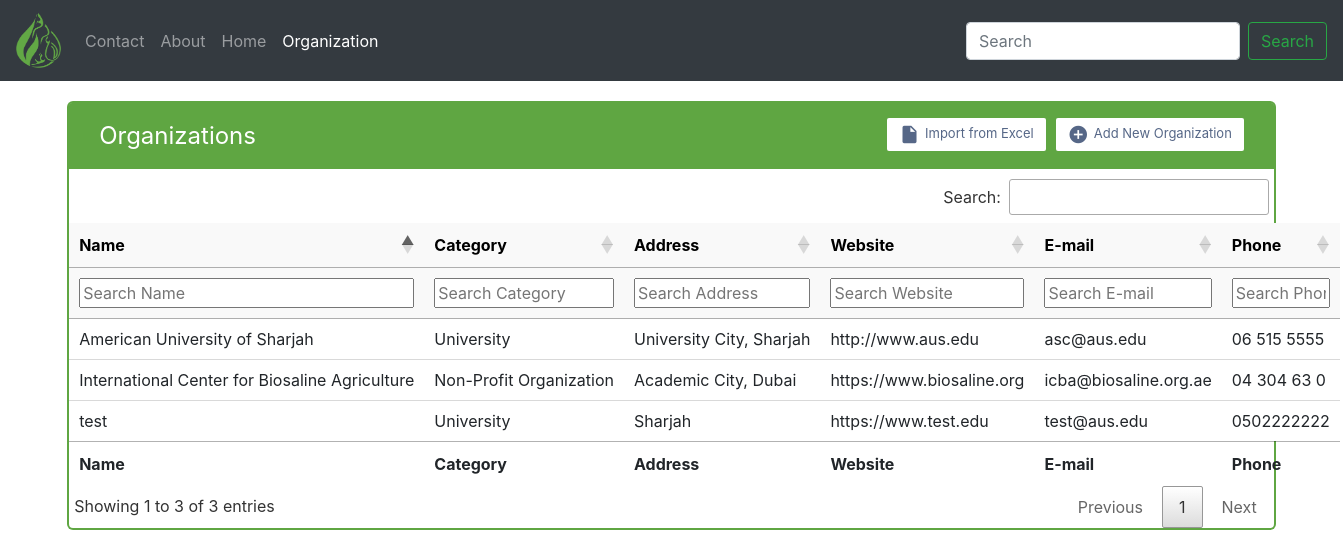
The app's page /organization/ with its own data.
### contacts/models.py (models this page shows, shortened)
class Menu(models.Model):
    title = models.CharField(max_length=40)
    link = models.CharField(max_length=1041)
    alt = models.CharField(max_length=100)

class Organization(models.Model):
    Name = models.CharField(max_length=100, null=False)
    Category = models.CharField(max_length=200, null=False)
    Address = models.CharField(max_length=100)
    Website = models.URLField()
    Email = models.EmailField()
    Phone = models.CharField(max_length=15)

### contacts/views.py (the view)
# urls.py: path('organization/', views.organization),
def organization(request):
    all_organization_list = all_organizations(request)
    import_csv = excel_import_organizations(request)
    context = {'organizations': all_organization_list, 'import': import_csv}
    return render(request, 'organization.html', context)

### contacts/context_processors.py (called while the page is built)
def navigation_bar(request):
    menu = Menu.objects.all()
    return {
        'menu_items': menu
    }

### contacts/views.py (called while the page is built, shortened)
def all_organizations(request):
    organizations = Organization.objects.all()
    return organizations

def excel_import_organizations(request):
    template = "organization.html"
    data = Organization.objects.all()
    prompt = {
        'order': 'Order of the CSV should be Name, Category, Address, Website, Email, Phone',
        'profiles': data
    }
    if request.method == "GET":
        return render(request, template, prompt)

### contacts/templates/organization.html (shortened to what this page needs)
{% extends 'base.html' %}
{% block stylings %}
    {% load static %}
  <link rel="stylesheet" href="{% static 'contacts/jquery.dataTables.min.css' %}" type="text/css">
{% endblock stylings %}
{% block content%}
  <div class="table-wrapper">
      <div class="table-title">
                <div class="row">
                    <div class="col-sm-5">
                        <span style="font-size:24px">Organizations</span>
					</div>
					<div class="col-sm-7" style="top: 0px;">
                        <a href="new_org/" class="btn btn-primary"><i class="material-icons">&#xE147;</i> <span>Add New Organization</span></a>
						<a class="btn btn-primary" data-toggle="modal" data-target="#myModal"><i class="material-icons">&#xE24D;</i> <span>Import from Excel</span></a>
                    </div>
                </div>
            </div>
    <table id="example" class="hover row-border nowrap" style="width:100%">
            <thead>
                <tr style="background-color: #f9f9f9; color: black">
                     <th>Name</th>
                    <th>Category</th>
                    <th>Address</th>
                    <th>Website</th>
                    <th>E-mail</th>
                    <th>Phone</th>
                </tr>
            </thead>
            <tbody>
        {% for organization in organizations%}
                <tr>
                    <td>{{organization.Name}}</td>
                    <td>{{organization.Category}}</td>
                    <td>{{organization.Address}}</td>
                    <td>{{organization.Website}}</td>
                    <td>{{organization.Email}}</td>
                    <td>{{organization.Phone}}</td>
                </tr>
        {%endfor%}
            </tbody>
            <tfoot>
                <tr>
                    <th>Name</th>
                    <th>Category</th>
                    <th>Address</th>
                    <th>Website</th>
                    <th>E-mail</th>
                    <th>Phone</th>
                </tr>
            </tfoot>
        </table>
    </div>
{% endblock content%}

### templates/nav.html (shortened to what this page needs)
{% load static %}
<nav class="navbar navbar-expand-lg navbar-dark bg-dark">
  <a class="navbar-brand" href="https://www.biosaline.org/"><img src="{% static 'contacts/images/icba.png' %}" alt="logo" style="width:45px;height:55px"></a>
  <div class="collapse navbar-collapse" id="navbarSupportedContent">
    <ul class="navbar-nav mr-auto">
      {% for menu in menu_items %}
        {% if request.path == menu.link %}
             <li class="nav-item active">
            <a class="nav-link" alt="{{menu.alt}}" href="{{menu.link}}">{{menu.title}}</a>
          </li>
        {% else %}
      <li class="nav-item">
        <a class="nav-link" alt="{{menu.alt}}" href="{{menu.link}}">{{menu.title}}</a>
      </li>
        {% endif %}
   {% endfor %}
    </ul>
    <form class="form-inline my-2 my-lg-0">
      <input class="form-control mr-sm-2" type="search" placeholder="Search" aria-label="Search">
      <button class="btn btn-outline-success my-2 my-sm-0" type="submit">Search</button>
    </form>
  </div>
</nav>

### records on screen
Menu: title "Contact"
Menu: title "About"
Menu: title "Home"
Menu: title "Organization"
Organization: Name "American University of Sharjah", Category "University", Address "University City, Sharjah", Website "http://www.aus.edu", Email "asc@aus.edu", Phone "06 515 5555"
Organization: Name "International Center for Biosaline Agriculture", Category "Non-Profit Organization", Address "Academic City, Dubai", Website "https://www.biosaline.org", Email "icba@biosaline.org.ae", Phone "04 304 63 0"
Organization: Name "test", Category "University", Address "Sharjah", Website "https://www.test.edu", Email "test@aus.edu", Phone "0502222222"
